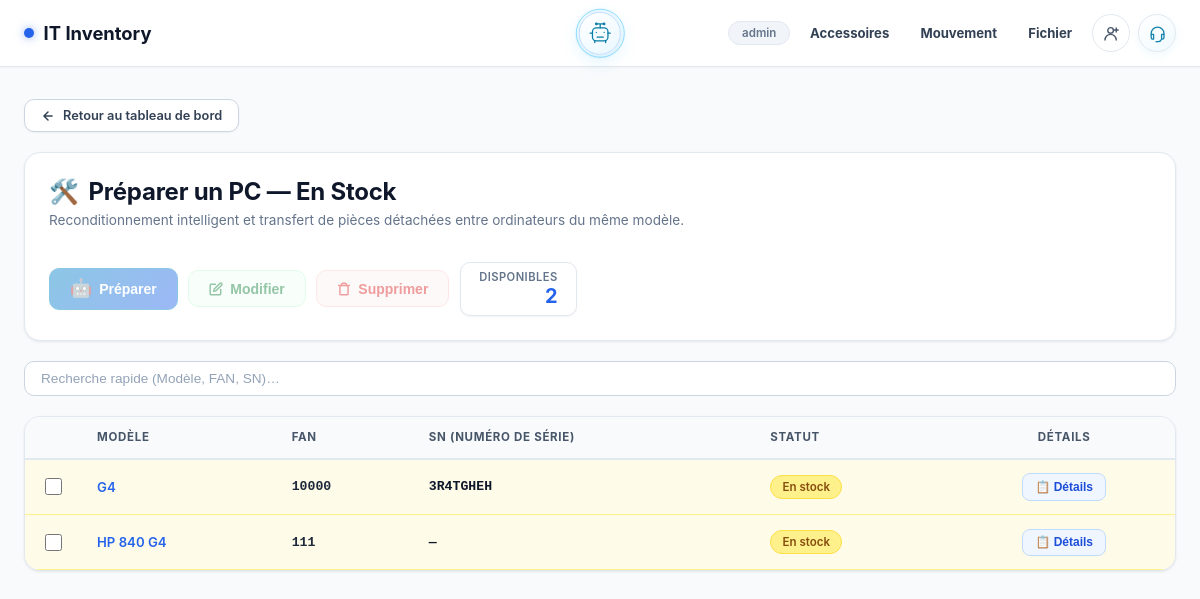
The app's page /preparer (signed in) with its own data.
### tables this page shows
CREATE TABLE app_users (
            id INTEGER PRIMARY KEY AUTOINCREMENT,
            username TEXT NOT NULL UNIQUE COLLATE NOCASE,
            password_hash TEXT NOT NULL,
            access_level TEXT NOT NULL CHECK(access_level IN ('read', 'write', 'full')),
            is_admin INTEGER NOT NULL DEFAULT 0,
            created_at TEXT NOT NULL DEFAULT CURRENT_TIMESTAMP
        , email TEXT);

CREATE TABLE inventory (
            id          INTEGER PRIMARY KEY AUTOINCREMENT,
            model_slug  TEXT,
            model_name  TEXT,
            fan         TEXT UNIQUE,
            sn          TEXT,
            statut      TEXT,
            username    TEXT,
            code_user   TEXT,
            license_num TEXT,
            obs         TEXT
        , disque_dur TEXT, etat_clavier TEXT, systeme_operateur TEXT, etat_ecran TEXT, batterie INTEGER, ram TEXT, ports_usb TEXT, pave_tactile TEXT, last_recipient TEXT, assignment_number INTEGER NOT NULL DEFAULT 0);

### app/routes/inventory.py (the view)
@inventory_bp.route('/preparer')
def preparer_pc():
    rows = get_items_by_status('En stock')
    items = [{
        'db_id':             r['id'],
        'model_name':        r['model_name'],
        'model_slug':        r['model_slug'],
        'FAN':               r['fan'],
        'SN':                r['sn'],
        'Statut':            r['statut'],
        'Obs':               r['obs'],
        'batterie':          r['batterie'],
        'has_details':       bool(r['disque_dur'] or r['etat_clavier'] or r['systeme_operateur'] or r['etat_ecran'] or (r['batterie'] is not None) or r['ram'] or r['ports_usb'] or r['pave_tactile']),
    } for r in rows]
    return render_template('preparer_pc.html', items=items, total_stock=len(items))

### app/models/database.py (called while the page is built)
def get_db():
    if 'db' not in g:
        g.db = sqlite3.connect(
            current_app.config['DB_PATH'],
            detect_types=sqlite3.PARSE_DECLTYPES,
        )
        g.db.row_factory = sqlite3.Row
    return g.db

def get_items_by_status(status):
    db = get_db()
    rows = db.execute(
        'SELECT * FROM inventory WHERE statut = ? ORDER BY id DESC',
        (status,)
    ).fetchall()
    return rows

### templates/preparer_pc.html (shortened to what this page needs)
{% extends "base.html" %}
{% block content %}
<div class="page-fade">
    <a href="{{ url_for('inventory.index') }}" class="btn-back">
        <svg xmlns="http://www.w3.org/2000/svg" width="14" height="14" viewBox="0 0 24 24"
             fill="none" stroke="currentColor" stroke-width="2.5"
             stroke-linecap="round" stroke-linejoin="round">
            <path d="M19 12H5M12 5l-7 7 7 7"/>
        </svg>
        Retour au tableau de bord
    </a>
    <div class="card" style="display:flex;flex-wrap:wrap;justify-content:space-between;align-items:center;gap:1.25rem;margin-bottom:1.25rem;">
        <div>
            <div style="display:flex;align-items:center;gap:0.6rem;">
                <span style="font-size:1.5rem;">🛠️</span>
                <h1 style="font-size:1.5rem;font-weight:700;color:var(--text-primary);margin:0;letter-spacing:-0.01em;">
                    Préparer un PC — En Stock
                </h1>
            </div>
            <p class="text-muted" style="font-size:0.85rem;margin-top:0.35rem;">
                Reconditionnement intelligent et transfert de pièces détachées entre ordinateurs du même modèle.
            </p>
        </div>
        <div style="display:flex;align-items:center;gap:0.65rem;flex-wrap:wrap;">
            <button type="button" id="btnPrepareSelected" class="btn btn-prepare" disabled onclick="handleStartPreparation()" title="Cochez un PC pour lancer la préparation intelligente">
                <span style="font-size:1.1rem;">🤖</span>
                Préparer
            </button>
            <button type="button" id="btnEditSelected" class="btn btn-toolbar-edit" disabled onclick="handleEditSelected()" title="Cochez une ligne pour la modifier">
                Modifier
            </button>
            <button type="button" id="btnDeleteSelected" class="btn btn-toolbar-delete" disabled onclick="handleDeleteSelected()" title="Cochez une ligne pour la supprimer">
                Supprimer
            </button>
            <div class="stat-badge">
                <span class="label">Disponibles</span>
                <span class="value" id="filteredCount">{{ total_stock }}</span>
            </div>
        </div>
    </div>
    <div style="margin-bottom:1.25rem;">
        <input type="text" id="tableSearch" onkeyup="filterTable()" placeholder="Recherche rapide (Modèle, FAN, SN)…"
               class="search-input" style="width:100%;">
    </div>
</div>
<div class="card" style="padding:0;overflow:hidden;">
    <div style="overflow-x:auto;">
        <table id="inventoryTable" class="inv-table">
            <thead>
                <tr>
                    <th style="width:44px;text-align:center;"></th>
                    <th>Modèle</th>
                    <th>FAN</th>
                    <th>SN (Numéro de Série)</th>
                    <th>Statut</th>
                    <th style="text-align:center;">Détails</th>
                </tr>
            </thead>
            <tbody>
                {% for row in items %}
                <tr class="row-en-stock" data-db-id="{{ row['db_id'] }}" data-statut="En stock">
                    <td style="text-align:center;" onclick="event.stopPropagation();">
                        <input type="checkbox" class="row-select-checkbox" data-db-id="{{ row['db_id'] }}"
                               onchange="onRowCheckboxChange(this)" title="Sélectionner cet ordinateur">
                    </td>
                    <td>
                        <a href="{{ url_for('inventory.model_detail', slug=row['model_slug']) }}" style="font-weight:600;color:var(--blue);" title="Voir tous les ordinateurs de ce modèle">
                            {{ row['model_name'] }}
                        </a>
                    </td>
                    <td class="font-mono" style="font-weight:600;">{{ row['FAN'] if row['FAN'] else '—' }}</td>
                    <td class="font-mono" style="font-weight:600;color:var(--text-primary);">{{ row['SN'] if row['SN'] else '—' }}</td>
                    <td>
                        <span class="badge badge-en-stock">{{ row['Statut'] }}</span>
                    </td>
                    <td style="text-align:center;" onclick="event.stopPropagation();">
                        <button type="button" class="btn-details" data-db-id="{{ row['db_id'] }}" onclick="openDetailsModal(this.dataset.dbId)" title="Afficher les caractéristiques techniques, batterie et observations">
                            📋 Détails
                        </button>
                    </td>
                </tr>
                {% endfor %}
            </tbody>
        </table>
    </div>
</div>
{% endblock %}

### templates/base.html (shortened to what this page needs)
<!DOCTYPE html>
<html lang="fr">
<head>
    <link rel="stylesheet" href="{{ url_for('static', filename='css/main.css') }}">
    <link rel="stylesheet" href="{{ url_for('static', filename='css/animations.css') }}">
</head>
<body>
    <nav class="navbar">
        <div class="navbar-inner">
            <a href="{{ url_for('inventory.index') }}" class="navbar-brand">
                <span class="dot"></span>
                IT Inventory
            </a>
            {% if current_user %}<button type="button" class="ai-assistant-trigger" id="aiAssistantTrigger" aria-label="Ouvrir l’assistant IA d’inventaire" aria-haspopup="dialog" aria-controls="aiAssistantModal" aria-expanded="false">
                <svg viewBox="0 0 32 32" aria-hidden="true"><rect x="6" y="9" width="20" height="17" rx="5"/><path d="M16 4v5M12 4h8M3 16h3m20 0h3M11 15h.01M21 15h.01M12 21h8M9 26v2m14-2v2"/><circle cx="11" cy="4" r="1"/><circle cx="21" cy="4" r="1"/></svg>
                <span class="ai-trigger-pulse" aria-hidden="true"></span>
            </button>{% endif %}
            <div class="navbar-actions">
                {% if current_user %}
                <span class="navbar-badge">{{ current_user.username }}</span>
                <div class="accessories-menu">
                    <a href="#" class="accessories-trigger" onclick="return false;">Accessoires</a>
                </div>
                <div class="accessories-menu movement-menu">
                    <a href="#" class="accessories-trigger" onclick="return false;">Mouvement</a>
                </div>
                {% if current_user.is_admin or current_user.access_level in ['write', 'full'] %}
                <div class="file-menu">
                    <a href="#" class="file-trigger" onclick="return false;">Fichier</a>
                </div>
                {% endif %}
                <div class="contact-menu">
                    <button type="button" class="contact-trigger" aria-label="Contact et options du compte">
                        <svg viewBox="0 0 24 24" aria-hidden="true"><circle cx="12" cy="8" r="3.5"/><path d="M5 20a7 7 0 0 1 14 0M19 5v5m-2.5-2.5h5"/></svg>
                    </button>
                </div>
                <div class="helpdesk-menu">
                    <button type="button" class="helpdesk-menu-trigger" aria-label="Helpdesk menu" aria-haspopup="true">
                        <svg viewBox="0 0 24 24" aria-hidden="true"><path d="M4 13v-1a8 8 0 0 1 16 0v1"/><path d="M4 13h3v6H6a2 2 0 0 1-2-2v-4Zm16 0h-3v6h1a2 2 0 0 0 2-2v-4ZM17 19a5 5 0 0 1-5 3h-1"/><path d="M10 22h2"/></svg>
                    </button>
                </div>
                {% else %}<a class="dashboard-nav-link" href="{{ url_for('auth.login') }}">IT admin</a>{% endif %}
            </div>
        </div>
    </nav>
    <main>
        {% block content %}{% endblock %}
    </main>
</body>
</html>

### static/css/animations.css (style rules this page uses)
.page-fade { animation: fadeUp 0.3s ease both; }
#inventoryTable tbody tr { animation: rowFadeIn 0.25s ease both; }

### records on screen
app_users: username "admin"
inventory: model_name "G4", fan "10000", sn "3R4TGHEH", Statut "En stock"
inventory: model_name "HP 840 G4", fan "111", row "—", Statut "En stock"

### other values on screen
{{ total_stock }} "2"
